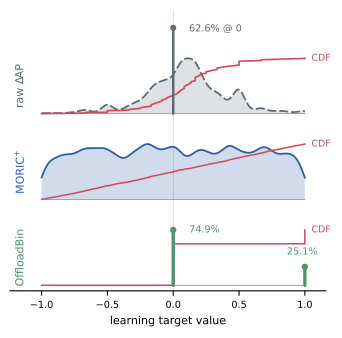

The Python source for this figure:
"""target_distribution.pdf: the per-frame learning targets on VOC test, as a
ridgeline comparison of three rows. Top ridge: raw Delta-AP is degenerate (a
62.6% point mass at 0, drawn as a stem, plus short signed tails). Middle ridge:
the MORIC^+ transform spreads that mass into a smooth, symmetric target on
[-1,1]. Bottom ridge: OffloadBin reduces the target to a binary class label
(1 iff Delta-AP > 0), a ~1:3 split shown as two stems (the classifier target).
A red CDF climbs each ridge (the raw CDF jumps at 0; the binary CDF is a step).

Source: ../data/target_distributions.csv.
Styling: shared figstyle kit via theme.py (colors by meaning, not hue).
"""
import os
import sys
from pathlib import Path

import numpy as np
import pandas as pd
import matplotlib.pyplot as plt

sys.path.insert(0, os.path.dirname(os.path.abspath(__file__)))
import theme as T  # noqa: E402

DATA = Path(__file__).resolve().parent.parent / "data"
df = pd.read_csv(DATA / "target_distributions.csv")
draw = df["delta_ap"].to_numpy()
mor = df["moric_plus"].to_numpy()
obin = df["offload_bin"].to_numpy()
zero_frac = float(np.mean(draw == 0.0))      # 0.626
draw_nz = draw[draw != 0.0]                  # signed tails
bin_pos = float(np.mean(obin == 1))          # 0.251 (offload helps)
bin_neg = 1.0 - bin_pos                      # 0.749 (keep local)


def kde_density(x, lo=-1.0, hi=1.0, n=241):
    """Smooth Gaussian-KDE density on a grid (numpy only; Silverman bandwidth).

    A real KDE instead of a binned-then-smoothed histogram, so the curve has
    no bin-to-bin staircase/wiggle and reads as a natural distribution.
    """
    x = np.asarray(x, float)
    grid = np.linspace(lo, hi, n)
    # Medium smoothing: ~0.4x the Silverman bandwidth, so a roughly uniform
    # target (MORIC+) keeps its real undulation instead of collapsing to a
    # flat plateau, while still avoiding per-bin staircase noise.
    bw = 0.40 * 1.06 * np.std(x) * len(x) ** (-0.2)
    bw = max(bw, 0.045)
    u = (grid[None, :] - x[:, None]) / bw
    dens = np.exp(-0.5 * u * u).sum(axis=0) / (len(x) * bw * np.sqrt(2 * np.pi))
    return grid, dens


def ecdf(v):
    s = np.sort(v)
    return s, np.arange(1, len(s) + 1) / len(s)


xc_raw, d_raw = kde_density(draw_nz)
xc_mor, d_mor = kde_density(mor)
RIDGE_H = 1.0
d_raw_n = d_raw / d_raw.max() * RIDGE_H
d_mor_n = d_mor / d_mor.max() * RIDGE_H

fig, ax = plt.subplots(figsize=(T.COL, T.COL * 0.98))
# three stacked baselines (bottom -> top): OffloadBin, MORIC+, raw Delta-AP.
GAP = 0.55                       # clear gap above each unit-height ridge
base_bin = 0.0
base_mor = base_bin + RIDGE_H + GAP   # 1.55
base_raw = base_mor + RIDGE_H + GAP   # 3.10
STEM_H = 1.55                    # raw point-mass stem, tall to dwarf the tails

# bottom ridge: OffloadBin (binary target) -- two class stems + red step CDF
ax.plot([-1, 1], [base_bin, base_bin], color="0.6", lw=0.6, zorder=1)
h0 = RIDGE_H                      # majority class 0 (keep local) sets the height
h1 = RIDGE_H * bin_pos / bin_neg  # class 1 (offload) scaled to the same ridge
for x, h, frac, dx in ((0.0, h0, bin_neg, 0.10), (1.0, h1, bin_pos, 0.0)):
    ax.plot([x, x], [base_bin, base_bin + h], color=T.OFFBIN, lw=2.4,
            solid_capstyle="round", zorder=8)
    ax.plot([x], [base_bin + h], marker="o", ms=3.6, color=T.OFFBIN, zorder=9)
ax.annotate(f"{bin_neg*100:.1f}%", xy=(0.0, base_bin + h0),
            xytext=(0.12, base_bin + h0), color=T.OFFBIN, fontsize=7.0,
            va="center", ha="left", zorder=10)
ax.annotate(f"{bin_pos*100:.1f}%", xy=(1.0, base_bin + h1),
            xytext=(0.98, base_bin + h1 + 0.18), color=T.OFFBIN, fontsize=7.0,
            va="bottom", ha="center", zorder=10)
# binary ECDF is a step: 0 below 0, climbs to bin_neg at x=0, to 1 at x=1.
step_x = np.array([-1.0, 0.0, 0.0, 1.0, 1.0])
step_F = np.array([0.0, 0.0, bin_neg, bin_neg, 1.0])
ax.plot(step_x, base_bin + step_F * RIDGE_H, color=T.CDF, lw=1.1, ls="-",
        zorder=6)

# middle ridge: MORIC+ (good target) -- density fill + curve + red CDF
ax.fill_between(xc_mor, base_mor, base_mor + d_mor_n, color=T.MORIC,
                alpha=0.22, lw=0, zorder=2)
ax.plot(xc_mor, base_mor + d_mor_n, color=T.MORIC, lw=1.3, zorder=3)
ax.plot([-1, 1], [base_mor, base_mor], color="0.6", lw=0.6, zorder=1)
xm, ym = ecdf(mor)
ax.plot(xm, base_mor + ym * RIDGE_H, color=T.CDF, lw=1.1, ls="-", zorder=4)

# top ridge: raw Delta-AP (degenerate target) -- fill + curve + red CDF
ax.fill_between(xc_raw, base_raw, base_raw + d_raw_n, color=T.RAWTGT,
                alpha=0.20, lw=0, zorder=4)
ax.plot(xc_raw, base_raw + d_raw_n, color=T.RAWTGT, lw=1.3, ls=(0, (5, 1.6)),
        zorder=5)
ax.plot([-1, 1], [base_raw, base_raw], color="0.6", lw=0.6, zorder=1)
# CDF over the NONZERO frames only: the full ECDF of dAP would jump ~0.63 at
# x=0 (the point mass); conditioning on dAP != 0 gives a smooth curve. The
# 62.6% mass itself is shown by the stem below, not by the CDF.
xr, yr = ecdf(draw_nz)
ax.plot(xr, base_raw + yr * RIDGE_H, color=T.CDF, lw=1.2, ls="-", zorder=6)

# Point mass at 0: a slate stem is the density-view marker for the 62.6% mass.
# It is drawn over the smooth CDF, which it merely crosses at a single point
# (no jump to occlude, so nothing looks broken).
ax.plot([0, 0], [base_raw, base_raw + STEM_H], color=T.RAWTGT, lw=1.8,
        solid_capstyle="round", zorder=9)
ax.plot([0], [base_raw + STEM_H], marker="o", ms=3.4, color=T.RAWTGT, zorder=10)
ax.annotate(f"{zero_frac*100:.1f}% @ 0",
            xy=(0.04, base_raw + STEM_H),
            xytext=(0.12, base_raw + STEM_H - 0.02),
            color=T.RAWTGT, fontsize=7.0, va="center", ha="left", zorder=10)

# ridge names in the LEFT margin (rotated, outside the data: no collisions)
ax.text(-1.16, base_raw + 0.5 * RIDGE_H, r"raw $\Delta\!\mathrm{AP}$",
        color=T.RAWTGT, fontsize=8.0, rotation=90, ha="center", va="center")
ax.text(-1.16, base_mor + 0.5 * RIDGE_H, r"$\mathrm{MORIC}^{+}$",
        color=T.MORIC, fontsize=8.0, rotation=90, ha="center", va="center")
ax.text(-1.16, base_bin + 0.5 * RIDGE_H, "OffloadBin",
        color=T.OFFBIN, fontsize=8.0, rotation=90, ha="center", va="center")
# CDF tags in the RIGHT margin, at each curve's endpoint
ax.text(1.05, base_bin + RIDGE_H, "CDF", color=T.CDF, fontsize=6.8,
        ha="left", va="center")
ax.text(1.05, base_mor + RIDGE_H, "CDF", color=T.CDF, fontsize=6.8,
        ha="left", va="center")
ax.text(1.05, base_raw + RIDGE_H, "CDF", color=T.CDF, fontsize=6.8,
        ha="left", va="center")

ax.axvline(0.0, color="0.8", lw=0.5, zorder=0)
ax.set_xlim(-1.24, 1.16)
ax.set_ylim(base_bin - 0.10, base_raw + STEM_H + 0.32)
ax.set_xlabel("learning target value")
ax.set_xticks([-1, -0.5, 0, 0.5, 1])
ax.set_yticks([])
ax.spines["left"].set_visible(False)
fig.tight_layout(pad=0.4)

out = Path(__file__).with_suffix(".pdf")
fig.savefig(out, bbox_inches="tight")
fig.savefig(Path(__file__).resolve().parent / "png" / "target_distribution_preview.png",
            dpi=200, bbox_inches="tight")
print("wrote", out)
